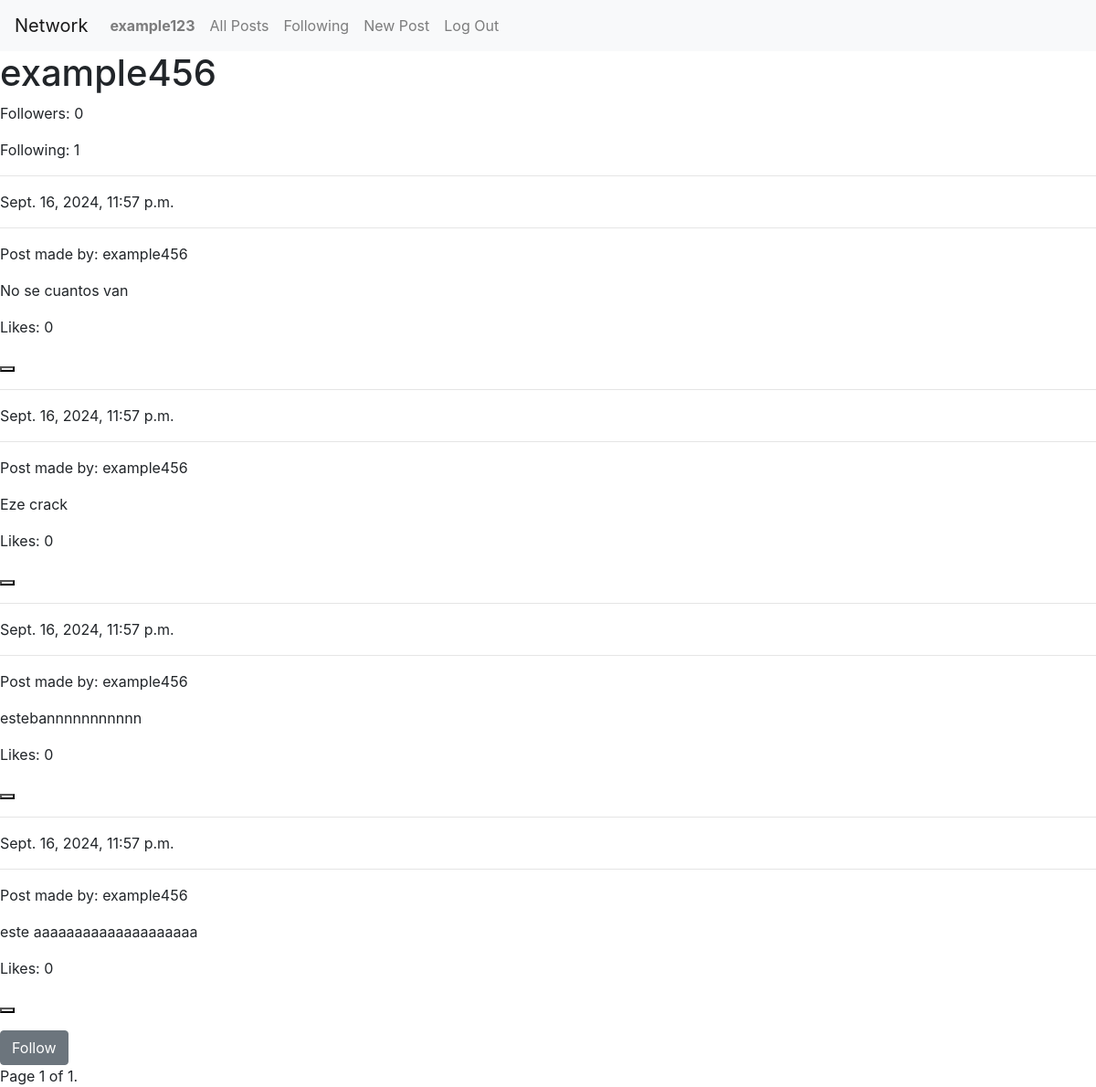
The page /profile/example456/ (signed in) on the database its author committed.
### network/models.py (models this page shows, shortened)
class User(AbstractUser):
    pass

class Profile(models.Model):
    user = models.OneToOneField(User, on_delete=models.CASCADE, related_name="profile")
    followers = models.ManyToManyField(User, related_name="following", blank=True)

class Post(models.Model):
    user = models.ForeignKey("User", on_delete=models.CASCADE, related_name="user")
    body = models.TextField(blank=True)
    timestamp = models.DateTimeField(auto_now_add=True)
    likes = models.ManyToManyField(User, related_name="liked_posts", blank=True, default=0)
    is_active = models.BooleanField(default=True)

### network/views.py (the view)
# urls.py: path('profile/<str:username>/', views.profile, name='profile'),
def profile(request, username):
    user = get_object_or_404(User, username=username)
    profile, created = Profile.objects.get_or_create(user=user)
    posts = Post.objects.filter(user=user).order_by("-timestamp")
    pagin = paginator(request, posts)
    is_following = False
    is_profile = False
    num_followers = profile.followers.count()  # Contar seguidores
    num_following = user.following.count()  # Contar seguidos
    if request.user == user:
        is_profile = True
    if request.user.is_authenticated and not is_profile:
        is_following = request.user in profile.followers.all()
    return render(request, "network/profile.html", {
            "profile_user": user,
            "profile": profile,
            "active_posts": pagin["page_posts"],
            "is_following": is_following,
            "num_followers": num_followers,
            "num_following": num_following,
            "is_profile": is_profile,
        })

### network/views.py (called while the page is built)
def paginator(request, posts):
    paginator = Paginator(posts, 10)
    page_num = request.GET.get('page', 1)
    try:
        page_posts = paginator.get_page(page_num)
    except PageNotAnInteger:
        page_posts = paginator.page(1)
    except EmptyPage:
        page_posts = paginator.page(paginator.num_pages)
    return {
        "page_posts": page_posts,
    }

### network/templates/network/profile.html (shortened to what this page needs)
{% extends "network/layout.html" %}
{% load static %}
{% block body %}
    <div id="profile-view" data-is-following="{{ is_following|yesno:'true,false' }}" data-user-id="{{ profile.user.id }}">
        <h1>{{ profile.user }}</h1>
        {% if active_posts %}
        <div>
            <p>Followers: {{ num_followers }}</p>
            <p>Following: {{ num_following }} </p>
            {% for post in active_posts %}
                <p>
                    <hr>
                    {{ post.timestamp }}
                    <hr>
                    <p>Post made by: {{ post.user }}</p>
                    <p id="post-body" data-post-id="{{post.id}}">{{ post.body }}</p>
                    <p data-liked="">
                        {% if post.likes %}
                            Likes: {{ post.likes.count }}
                        {% else %}
                            Likes: 0
                        {% endif %}
                    </p>
                    <div><button id="like-post-button-{{post.id}}"></button></div>
                </p>
            {% endfor %}
        </div>
        <div>
        {% else %}
            No active active_posts.
        {% endif %}
        {% if is_profile != True and request.user.is_authenticated %}
            <div id="follow-div"></div>
        {% endif %}
        <div class="pagination">
            <span class="step-links">
                <span class="current">
                    Page {{ active_posts.number }} of {{ active_posts.paginator.num_pages }}.
                </span>
            </span>
        </div>
    </div>
{% endblock %}

### network/templates/network/layout.html (shortened to what this page needs)
{% load static %}
<!DOCTYPE html>
<html lang="en">
    <head>
        <link rel="stylesheet" href="https://stackpath.bootstrapcdn.com/bootstrap/4.4.1/css/bootstrap.min.css">
        <link href="{% static 'network/styles.css' %}" rel="stylesheet">
    </head>
    <body>
        <nav class="navbar navbar-expand-lg navbar-light bg-light">
            <a class="navbar-brand" href="#">Network</a>
            <div>
              <ul class="navbar-nav mr-auto">
                {% if user.is_authenticated %}
                    <li class="nav-item">
                        <a class="nav-link" href="{% url 'profile' user.username %}" id="profile"><strong>{{ user.username }}</strong></a>
                    </li>
                {% endif %}
                <li class="nav-item">
                  <a class="nav-link" href="{% url 'index' %}">All Posts</a>
                </li>
                {% if user.is_authenticated %}
                    <li class="nav-item">
                        <a class="nav-link" href="{% url 'following' %}">Following</a>
                    </li>
                    <li class="nav-item">
                        <a class="nav-link" href="{% url 'new_post' %}">New Post</a>
                    </li>
                    <li class="nav-item">
                        <a class="nav-link" href="{% url 'logout' %}">Log Out</a>
                    </li>
                {% endif %}
              </ul>
            </div>
          </nav>
        <div class="body">
            {% block body %}
            {% endblock %}
        </div>
    </body>
</html>

### rows shown on the page
User: username "example123"
Profile: user "example456"
Post: timestamp "Sept. 16, 2024, 11:57 p.m.", user "example456", body "No se cuantos van", likes.count "0"
Post: timestamp "Sept. 16, 2024, 11:57 p.m.", user "example456", body "Eze crack", likes.count "0"
Post: timestamp "Sept. 16, 2024, 11:57 p.m.", user "example456", body "estebannnnnnnnnnn", likes.count "0"
Post: timestamp "Sept. 16, 2024, 11:57 p.m.", user "example456", body "este aaaaaaaaaaaaaaaaaaaa", likes.count "0"

### other values the page prints
{{ num_followers }} "0"
{{ num_following }} "1"
{{ active_posts.number }} "1"
{{ active_posts.paginator.num_pages }} "1"
